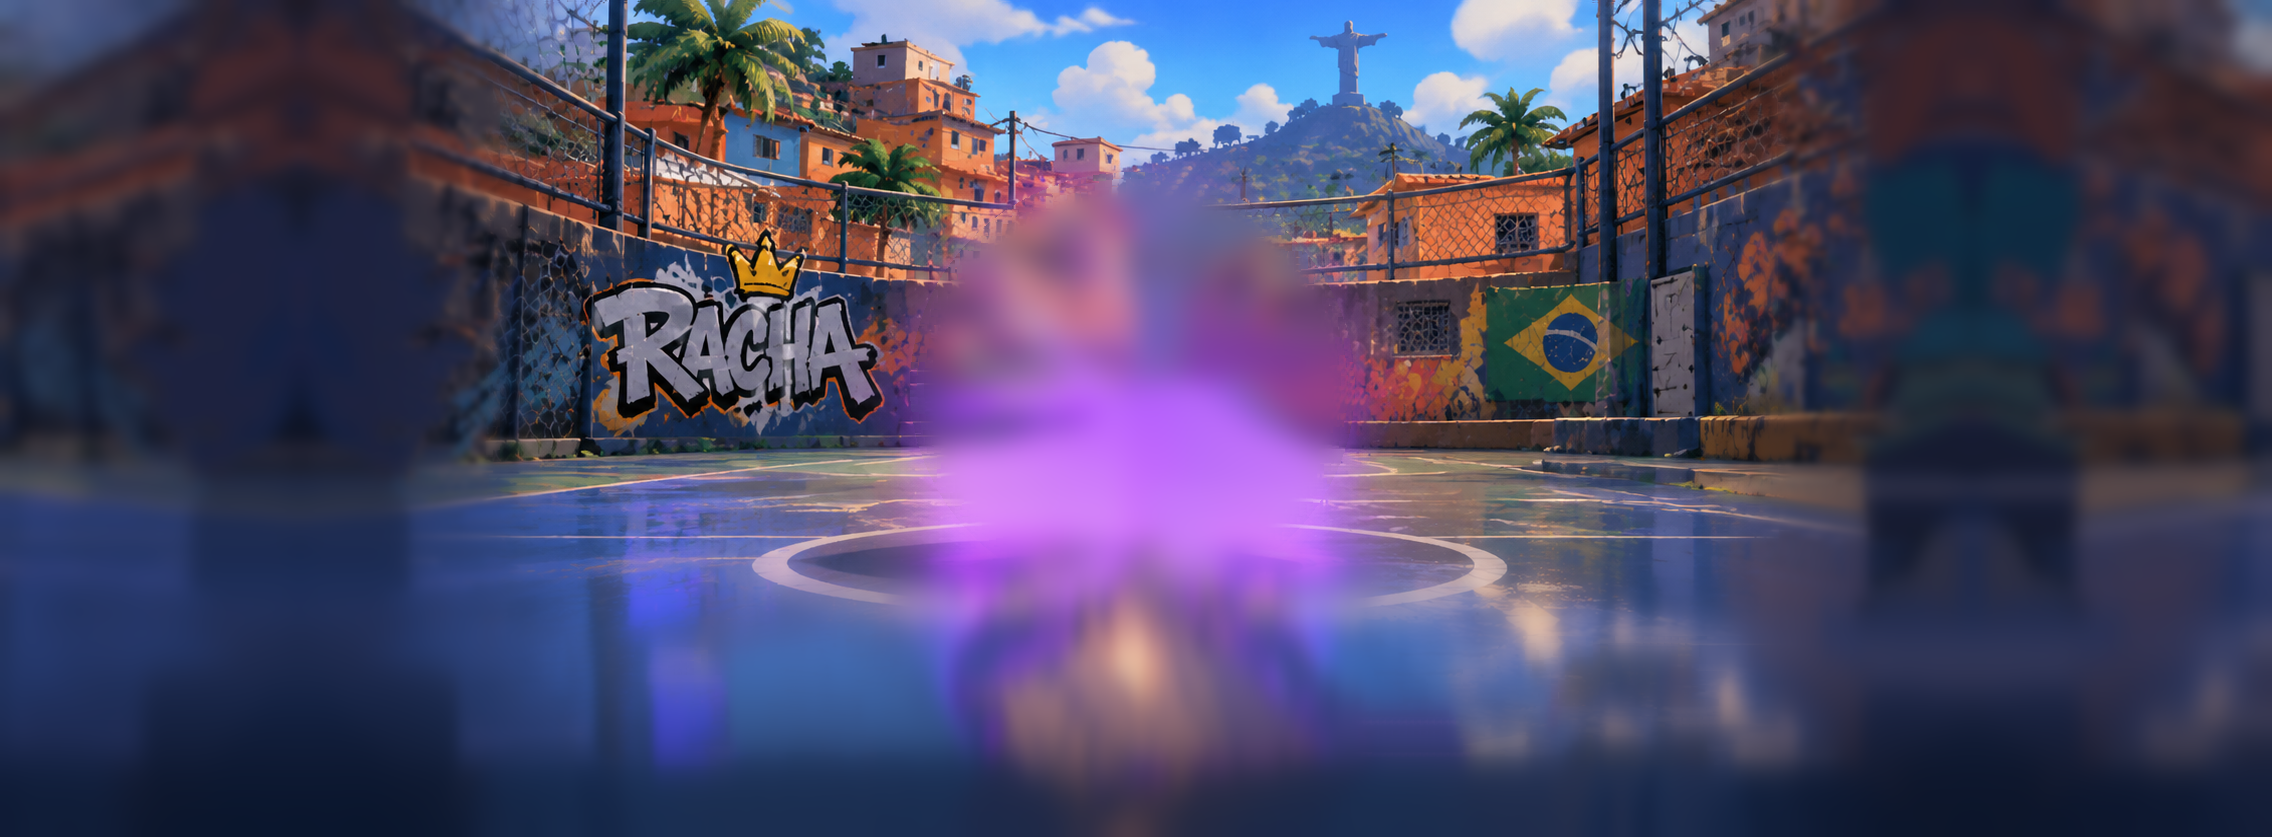

The script that saved this image:
#!/usr/bin/env python3
"""RACHA v91 · o FUNDO da tela inicial tirado da imagem de referência enviada (tools/v91/referencia.png, 1672 × 941).

A imagem enviada é a tela inicial pronta (com os botões, a faixa azul de cima e a tampinha no meio). O jogo desenha os
botões e a tampinha dele por cima, então o fundo precisa ficar LIMPO:

1. corta a faixa azul de cima (o jogo tem a dele): o fundo começa logo embaixo dela (y = 104 da imagem);
2. marca o que é interface (os 8 botões dos lados com os selos vermelhos, os 4 blocos de baixo, a tampinha e a sombra
   dela) e refaz o que ficava embaixo com a completação por retalhos (tools/v91/completa.py: PatchMatch em várias
   escalas, só numpy + OpenCV), cada pedaço olhando só a vizinhança dele (o grafite RACHA, a bandeira e o Cristo não
   servem de modelo, para não aparecerem repetidos);
3. estica os dois lados para as telas mais largas que 16:9 (celular deitado 19,5:9 e 21:9) do mesmo jeito;
4. salva o fundo (fundo.webp) e a versão desfocada e escura para as telas internas (fundo_telas.webp), e o
   fundo.json com o tamanho e o lugar da tampinha (o centro e o raio) — o jogo põe a tampinha dele ali.

Rodar: python3 tools/v91/fundo.py           (uns 3 a 6 minutos; o resultado fica na pasta e entra no build)
"""
import json, pathlib, sys, time
import numpy as np
import cv2
from PIL import Image, ImageDraw, ImageFilter

AQUI = pathlib.Path(__file__).resolve().parent
sys.path.insert(0, str(AQUI))
from completa import completa  # noqa: E402

REF = np.asarray(Image.open(AQUI / 'referencia.png').convert('RGB'))   # 1672 × 941
TOPO = 104                                     # a faixa azul de cima termina aqui
LADO = 300                                     # quanto cada lado cresce (telas largas)
TAMPA = (832, 490, 205)                        # a tampinha na imagem: centro x, centro y, raio (o jogo põe a dele aqui)


def log(*a):
    print(*a, flush=True)


def mascara():
    """o que é interface na imagem (True = refazer), nas coordenadas da imagem inteira"""
    H, W = REF.shape[:2]
    m = Image.new('L', (W, H), 0)
    d = ImageDraw.Draw(m)
    R = lambda b, r=18: d.rounded_rectangle(b, radius=r, fill=255)
    C = lambda cx, cy, r: d.ellipse((cx - r, cy - r, cx + r, cy + r), fill=255)
    d.rectangle((0, 0, W, TOPO + 1), fill=255)
    d.rounded_rectangle((22, 90, 145, TOPO + 12), radius=20, fill=255)          # o aro do avatar desce um pouco
    for (x0, y0, x1, y1) in [(23, 147, 193, 287), (23, 296, 187, 435), (22, 442, 193, 582), (24, 596, 187, 729)]:
        R((x0 - 6, y0 - 5, x1 + 6, y1 + 8))
    for cy in (165, 313, 459, 607):
        C(175, cy, 21)
    for (x0, y0, x1, y1) in [(1484, 147, 1648, 282), (1484, 292, 1648, 431), (1484, 444, 1648, 581), (1485, 589, 1653, 729)]:
        R((x0 - 6, y0 - 5, x1 + 6, y1 + 8))
    for cy in (159, 306, 456, 606):
        C(1636, cy, 21)
    R((17, 751, 533, 918)); R((519, 770, 785, 916)); C(762, 793, 21)             # PASSE e MISSÕES
    R((789, 773, 1210, 916)); R((1197, 740, 1658, 924))                          # o MODO e o JOGAR
    d.ellipse((TAMPA[0] - 222, TAMPA[1] - 214, TAMPA[0] + 222, TAMPA[1] + 214), fill=255)   # a tampinha
    d.ellipse((TAMPA[0] - 196, 668, TAMPA[0] + 196, 722), fill=255)               # a sombra dela no chão
    return np.asarray(m) > 0


def proibidos():
    """o que não pode servir de modelo (é único na cena: copiar daria repetido)"""
    H, W = REF.shape[:2]
    m = Image.new('L', (W, H), 0)
    d = ImageDraw.Draw(m)
    d.rectangle((282, 322, 592, 552), fill=255)       # o grafite RACHA com a coroa
    d.rectangle((1176, 378, 1346, 510), fill=255)     # a bandeira
    d.rectangle((1000, 112, 1100, 215), fill=255)     # o Cristo
    return np.asarray(m) > 0


def pedaco(A, B, F, x0, y0, x1, y1, nome):
    H, W = B.shape
    x0, y0, x1, y1 = max(0, x0), max(0, y0), min(W, x1), min(H, y1)
    b = B[y0:y1, x0:x1]
    if not b.any():
        return A, B
    t = time.time()
    a = completa(A[y0:y1, x0:x1], b, F[y0:y1, x0:x1], log=None)
    A = A.copy(); A[y0:y1, x0:x1] = a
    B = B.copy(); B[y0:y1, x0:x1] = False
    log('  %-10s %4dx%-4d  %.1fs' % (nome, x1 - x0, y1 - y0, time.time() - t))
    return A, B


def limpa():
    """a imagem sem a interface (o passo demorado: uns 3 minutos) → fundo_limpo.png"""
    t0 = time.time()
    M = mascara()
    P = proibidos()
    A = REF[TOPO:].copy()
    B = M[TOPO:].copy()
    F = ~P[TOPO:]
    H, W = B.shape
    log('fundo: %dx%d, a refazer %d px' % (W, H, B.sum()))
    o = lambda y: y - TOPO
    # a tampinha primeiro (o maior), depois os botões, depois a fileira de baixo
    A, B = pedaco(A, B, F, 470, o(190), 1195, o(800), 'tampinha')
    for i, (y0, y1) in enumerate([(104, 300), (282, 450), (430, 600), (575, 760)]):
        A, B = pedaco(A, B, F, 0, o(y0 - 40), 380, o(y1 + 60), 'esq%d' % i)
        A, B = pedaco(A, B, F, 1300, o(y0 - 40), 1672, o(y1 + 60), 'dir%d' % i)
    A, B = pedaco(A, B, F, 0, o(650), 640, o(941), 'passe')
    A, B = pedaco(A, B, F, 380, o(650), 960, o(941), 'missoes')
    A, B = pedaco(A, B, F, 640, o(650), 1330, o(941), 'modo')
    A, B = pedaco(A, B, F, 1050, o(640), 1672, o(941), 'jogar')
    if B.any():
        A, B = pedaco(A, B, F, 0, 0, W, H, 'resto')
    Image.fromarray(A).save(AQUI / 'fundo_limpo.png')
    log('limpo em %.0fs' % (time.time() - t0))
    return A


def suave(x0, x1, x):
    t = np.clip((x - x0) / float(x1 - x0), 0, 1)
    return t * t * (3 - 2 * t)


def compoe(A):
    """o fundo final: o meio nítido (como na imagem), as beiradas desfocadas e mais escuras (os botões dos lados ficam
    por cima; o desfoque esconde o que foi refeito embaixo deles e vira a profundidade da cena), os lados das telas largas
    (o espelho da beirada, bem desfocado), o chão de baixo mais escuro (a fileira de baixo fica por cima) e o lugar da
    tampinha com a luz roxa (o jogo põe a tampinha dele ali)."""
    H, W = A.shape[:2]
    E = np.zeros((H, W + 2 * LADO, 3), np.uint8)
    E[:, LADO:LADO + W] = A
    E[:, :LADO] = A[:, LADO - 1::-1]
    E[:, LADO + W:] = A[:, :W - LADO - 1:-1]
    Ef = E.astype(np.float32)
    WW = Ef.shape[1]
    xx = np.arange(WW, dtype=np.float32)
    # quanto desfocar em cada coluna: 0 no meio; cresce nas beiradas da imagem (onde ficam os botões) e nos lados novos
    b_esq = 1 - suave(LADO + 60, LADO + 300, xx)
    b_dir = suave(LADO + W - 300, LADO + W - 60, xx)
    w = np.maximum(b_esq, b_dir)
    f1 = cv2.GaussianBlur(Ef, (0, 0), 3.2)
    f2 = cv2.GaussianBlur(Ef, (0, 0), 9)
    w1 = np.clip(w * 2, 0, 1)[None, :, None]
    w2 = np.clip(w * 2 - 1, 0, 1)[None, :, None]
    out = Ef * (1 - w1) + f1 * w1
    out = out * (1 - w2) + f2 * w2
    # mais escuro e mais azul nas beiradas (o tom dos botões)
    esc = (1 - .38 * w)[None, :, None]
    out = out * esc + np.array([10, 14, 40], np.float32)[None, None, :] * (.38 * w)[None, :, None]
    # o chão de baixo (embaixo da fileira de baixo): mais escuro
    yy = np.arange(H, dtype=np.float32)
    baixo = suave(H - 210, H - 20, yy)[:, None, None]
    fb = cv2.GaussianBlur(out, (0, 0), 4)
    out = out * (1 - baixo * .6) + fb * (baixo * .6)
    out = out * (1 - .42 * baixo)
    # o lugar da tampinha: o que foi refeito ali vira luz (desfocado, com o roxo da imagem por cima)
    tx, ty, tr = TAMPA[0] + LADO, TAMPA[1] - TOPO, TAMPA[2]
    Y, X = np.mgrid[0:H, 0:WW].astype(np.float32)
    d = np.sqrt(((X - tx) / (tr * 1.1)) ** 2 + ((Y - ty) / (tr * 1.06)) ** 2)
    dentro = (1 - suave(.86, 1.06, d))[..., None]
    fc = cv2.GaussianBlur(out, (0, 0), 14)
    out = out * (1 - dentro) + fc * dentro
    # o chão molhado embaixo da tampinha (o reflexo dela): borrado na vertical, como reflexo em chão molhado
    fr = cv2.GaussianBlur(out, (0, 0), sigmaX=5, sigmaY=16)
    chao = (suave(ty + tr * .55, ty + tr * .95, Y) * (1 - suave(tr * 1.05, tr * 1.6, np.abs(X - tx))))[..., None]
    chao = np.maximum(chao, (suave(H - 330, H - 200, Y) * .92)[..., None])     # e o chão todo perto da fileira de baixo
    out = out * (1 - chao) + fr * chao
    luz = np.clip(1 - d / 1.25, 0, 1) ** 1.6
    roxo = np.array([150, 70, 255], np.float32)
    out = out * (1 - .55 * luz[..., None]) + roxo * (.55 * luz[..., None])
    return Image.fromarray(np.clip(out, 0, 255).astype(np.uint8))


def main():
    t0 = time.time()
    lim = AQUI / 'fundo_limpo.png'
    if 'refaz' in sys.argv or not lim.exists():
        A = limpa()
    else:
        A = np.asarray(Image.open(lim).convert('RGB'))
        log('fundo: usando o fundo_limpo.png que já está pronto (python3 tools/v91/fundo.py refaz: refaz)')
    im = compoe(A)
    im.save(AQUI / 'fundo.png')
    im.save(AQUI / 'fundo.webp', 'WEBP', quality=84, method=6)
    # as telas internas: o mesmo fundo, desfocado e escuro (o painel fica legível por cima)
    pq = im.resize((im.width // 2, im.height // 2), Image.LANCZOS).filter(ImageFilter.GaussianBlur(9))
    q = np.asarray(pq).astype(np.float32)
    q = q * np.array([.52, .5, .62], np.float32) + np.array([8, 6, 22], np.float32)
    Image.fromarray(np.clip(q, 0, 255).astype(np.uint8)).save(AQUI / 'fundo_telas.webp', 'WEBP', quality=80, method=6)
    info = {'w': im.width, 'h': im.height, 'lado': LADO, 'topo_na_imagem': TOPO,
            'tampa': {'x': TAMPA[0] + LADO, 'y': TAMPA[1] - TOPO, 'r': TAMPA[2]},
            'meio': {'x0': LADO, 'x1': LADO + A.shape[1]}}
    json.dump(info, open(AQUI / 'fundo.json', 'w'), indent=1)
    log('ok', info, '%.0fs' % (time.time() - t0), (AQUI / 'fundo.webp').stat().st_size, 'bytes')


if __name__ == '__main__':
    main()
